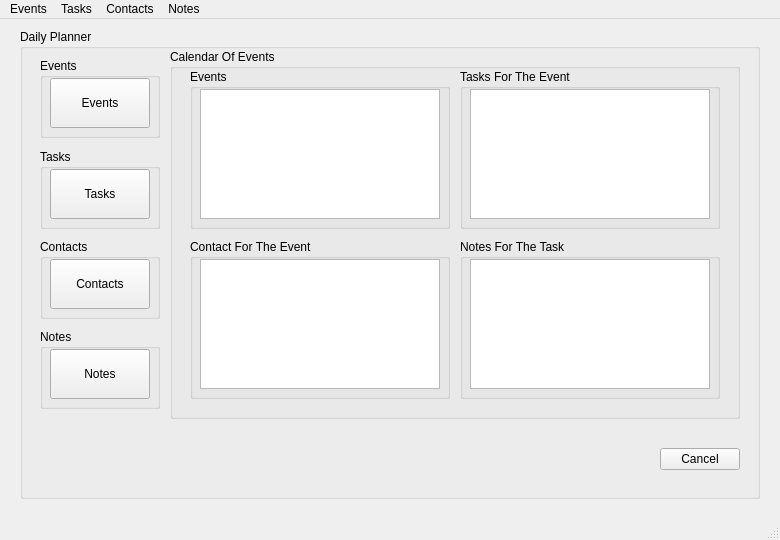
<?xml version="1.0" encoding="UTF-8"?>
<ui version="4.0">
 <class>DailyPlanner</class>
 <widget class="QMainWindow" name="DailyPlanner">
  <property name="geometry">
   <rect>
    <x>0</x>
    <y>0</y>
    <width>780</width>
    <height>540</height>
   </rect>
  </property>
  <property name="minimumSize">
   <size>
    <width>780</width>
    <height>540</height>
   </size>
  </property>
  <property name="maximumSize">
   <size>
    <width>780</width>
    <height>540</height>
   </size>
  </property>
  <property name="windowTitle">
   <string>MainWindow</string>
  </property>
  <widget class="QWidget" name="CentralWidget">
   <widget class="QGroupBox" name="DailyPlannerBox">
    <property name="geometry">
     <rect>
      <x>20</x>
      <y>10</y>
      <width>740</width>
      <height>470</height>
     </rect>
    </property>
    <property name="title">
     <string>Daily Planner</string>
    </property>
    <widget class="QGroupBox" name="EventsBox">
     <property name="geometry">
      <rect>
       <x>20</x>
       <y>29</y>
       <width>120</width>
       <height>80</height>
      </rect>
     </property>
     <property name="title">
      <string>Events</string>
     </property>
     <widget class="QPushButton" name="EventsButton">
      <property name="geometry">
       <rect>
        <x>10</x>
        <y>20</y>
        <width>100</width>
        <height>50</height>
       </rect>
      </property>
      <property name="text">
       <string>Events</string>
      </property>
     </widget>
    </widget>
    <widget class="QGroupBox" name="TasksBox">
     <property name="geometry">
      <rect>
       <x>20</x>
       <y>120</y>
       <width>120</width>
       <height>80</height>
      </rect>
     </property>
     <property name="title">
      <string>Tasks</string>
     </property>
     <widget class="QPushButton" name="TasksButton">
      <property name="geometry">
       <rect>
        <x>10</x>
        <y>20</y>
        <width>100</width>
        <height>50</height>
       </rect>
      </property>
      <property name="text">
       <string>Tasks</string>
      </property>
     </widget>
    </widget>
    <widget class="QGroupBox" name="ContactsBox">
     <property name="geometry">
      <rect>
       <x>20</x>
       <y>210</y>
       <width>120</width>
       <height>80</height>
      </rect>
     </property>
     <property name="title">
      <string>Contacts</string>
     </property>
     <widget class="QPushButton" name="ContactsButton">
      <property name="geometry">
       <rect>
        <x>10</x>
        <y>20</y>
        <width>100</width>
        <height>50</height>
       </rect>
      </property>
      <property name="text">
       <string>Contacts</string>
      </property>
     </widget>
    </widget>
    <widget class="QGroupBox" name="NotesBox">
     <property name="geometry">
      <rect>
       <x>20</x>
       <y>300</y>
       <width>120</width>
       <height>80</height>
      </rect>
     </property>
     <property name="title">
      <string>Notes</string>
     </property>
     <widget class="QPushButton" name="NotesButton">
      <property name="geometry">
       <rect>
        <x>10</x>
        <y>20</y>
        <width>100</width>
        <height>50</height>
       </rect>
      </property>
      <property name="text">
       <string>Notes</string>
      </property>
     </widget>
    </widget>
    <widget class="QGroupBox" name="CalendarOfEventsBox">
     <property name="geometry">
      <rect>
       <x>150</x>
       <y>20</y>
       <width>570</width>
       <height>370</height>
      </rect>
     </property>
     <property name="title">
      <string>Calendar Of Events</string>
     </property>
     <widget class="QGroupBox" name="EventsTableBox">
      <property name="geometry">
       <rect>
        <x>20</x>
        <y>20</y>
        <width>260</width>
        <height>160</height>
       </rect>
      </property>
      <property name="title">
       <string>Events</string>
      </property>
      <widget class="QTableView" name="EventsTableView">
       <property name="geometry">
        <rect>
         <x>10</x>
         <y>20</y>
         <width>240</width>
         <height>130</height>
        </rect>
       </property>
      </widget>
     </widget>
     <widget class="QGroupBox" name="ContactForTheEventBox">
      <property name="geometry">
       <rect>
        <x>20</x>
        <y>190</y>
        <width>260</width>
        <height>160</height>
       </rect>
      </property>
      <property name="title">
       <string>Contact For The Event</string>
      </property>
      <widget class="QTableView" name="ContactForTheEventTableView">
       <property name="geometry">
        <rect>
         <x>10</x>
         <y>20</y>
         <width>240</width>
         <height>130</height>
        </rect>
       </property>
      </widget>
     </widget>
     <widget class="QGroupBox" name="TasksForTheEventsBox">
      <property name="geometry">
       <rect>
        <x>290</x>
        <y>20</y>
        <width>260</width>
        <height>160</height>
       </rect>
      </property>
      <property name="title">
       <string>Tasks For The Event</string>
      </property>
      <widget class="QTableView" name="TasksForTheEventsTableView">
       <property name="geometry">
        <rect>
         <x>10</x>
         <y>20</y>
         <width>240</width>
         <height>130</height>
        </rect>
       </property>
      </widget>
     </widget>
     <widget class="QGroupBox" name="NotesForTheTaskBox">
      <property name="geometry">
       <rect>
        <x>290</x>
        <y>190</y>
        <width>260</width>
        <height>160</height>
       </rect>
      </property>
      <property name="title">
       <string>Notes For The Task</string>
      </property>
      <widget class="QTableView" name="NotesForTheTaskTableView">
       <property name="geometry">
        <rect>
         <x>10</x>
         <y>20</y>
         <width>240</width>
         <height>130</height>
        </rect>
       </property>
      </widget>
     </widget>
    </widget>
    <widget class="QWidget" name="horizontalLayoutWidget">
     <property name="geometry">
      <rect>
       <x>20</x>
       <y>410</y>
       <width>700</width>
       <height>40</height>
      </rect>
     </property>
     <layout class="QHBoxLayout" name="HorizontalLayout">
      <item>
       <spacer name="HorizontalSpacer">
        <property name="orientation">
         <enum>Qt::Horizontal</enum>
        </property>
        <property name="sizeHint" stdset="0">
         <size>
          <width>40</width>
          <height>20</height>
         </size>
        </property>
       </spacer>
      </item>
      <item>
       <widget class="QPushButton" name="CancelButton">
        <property name="text">
         <string>Cancel</string>
        </property>
       </widget>
      </item>
     </layout>
    </widget>
   </widget>
  </widget>
  <widget class="QMenuBar" name="Menubar">
   <property name="geometry">
    <rect>
     <x>0</x>
     <y>0</y>
     <width>780</width>
     <height>20</height>
    </rect>
   </property>
   <widget class="QMenu" name="MenuEvents">
    <property name="title">
     <string>Events</string>
    </property>
    <addaction name="ActionCreateEvent"/>
    <addaction name="ActionUpdateEvent"/>
    <addaction name="ActionDeleteEvent"/>
   </widget>
   <widget class="QMenu" name="MenuTasks">
    <property name="title">
     <string>Tasks</string>
    </property>
    <addaction name="ActionCreateTask"/>
    <addaction name="ActionUpdateTask"/>
    <addaction name="ActionDeleteTask"/>
   </widget>
   <widget class="QMenu" name="MenuContacts">
    <property name="title">
     <string>Contacts</string>
    </property>
    <addaction name="ActionCreateContact"/>
    <addaction name="ActionUpdateContact"/>
    <addaction name="ActionDeleteContact"/>
   </widget>
   <widget class="QMenu" name="MenuNotes">
    <property name="title">
     <string>Notes</string>
    </property>
    <addaction name="ActionCreateNote"/>
    <addaction name="ActionUpdateNote"/>
    <addaction name="ActionDeleteNote"/>
   </widget>
   <addaction name="MenuEvents"/>
   <addaction name="MenuTasks"/>
   <addaction name="MenuContacts"/>
   <addaction name="MenuNotes"/>
  </widget>
  <widget class="QStatusBar" name="Statusbar"/>
  <action name="ActionCreateEvent">
   <property name="text">
    <string>Create Event</string>
   </property>
  </action>
  <action name="ActionUpdateEvent">
   <property name="text">
    <string>Update Event</string>
   </property>
  </action>
  <action name="ActionDeleteEvent">
   <property name="text">
    <string>Delete Event</string>
   </property>
  </action>
  <action name="ActionCreateTask">
   <property name="text">
    <string>Create Task</string>
   </property>
  </action>
  <action name="ActionUpdateTask">
   <property name="text">
    <string>Update Task</string>
   </property>
  </action>
  <action name="ActionDeleteTask">
   <property name="text">
    <string>Delete Task</string>
   </property>
  </action>
  <action name="ActionCreateContact">
   <property name="text">
    <string>Create Contact</string>
   </property>
  </action>
  <action name="ActionUpdateContact">
   <property name="text">
    <string>Update Contact</string>
   </property>
  </action>
  <action name="ActionDeleteContact">
   <property name="text">
    <string>Delete Contact</string>
   </property>
  </action>
  <action name="ActionCreateNote">
   <property name="text">
    <string>Create Note</string>
   </property>
  </action>
  <action name="ActionUpdateNote">
   <property name="text">
    <string>Update Note</string>
   </property>
  </action>
  <action name="ActionDeleteNote">
   <property name="text">
    <string>Delete Note</string>
   </property>
  </action>
 </widget>
 <resources/>
 <connections/>
</ui>
